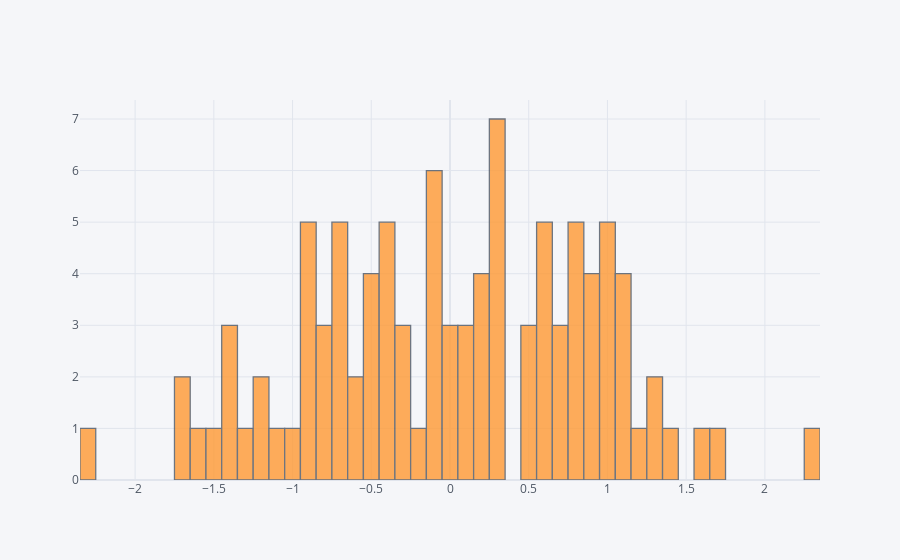

Write notebook code for a chart like this one.
### Code cell
df['A'].iplot(kind='hist',bins=50)

### Figure 1 — Plotly figure (JSON) as saved in the notebook; plotly's stock layout.template omitted (floating-point values rounded to 4 significant figures)
{"data": [{"histfunc": "count", "histnorm": "", "marker": {"color": "rgba(255, 153, 51, 1.0)", "line": {"color": "#4D5663", "width": 1.3}}, "name": "A", "nbinsx": 50, "opacity": 0.8, "orientation": "v", "type": "histogram", "x": [-0.3927, 0.7565, 0.1252, 0.5017, -0.7786, -1.594, 2.299, -0.1421, -0.6609, 0.3361, -0.1232, -0.4514, -0.6689, -0.6286, -0.4789, -0.4138, -1.368, -0.802, 0.7853, 0.0456, -1.697, 0.7427, 0.5739, 1.22, 0.6397, 0.6534, 1.096, 0.2681, -1.367, 0.198, -0.5102, 1.449, 1.33, -0.6522, 0.6333, -1.142, -0.8668, 0.2138, 0.1489, 1.028, 1.68, -0.4125, -0.1444, -0.09848, -1.525, -0.4004, 0.9274, 0.8835, -0.05584, -0.3122, 0.1567, 0.7945, 0.2693, -0.6839, -1.675, 0.7437, -1.396, 1.123, 1.026, 0.9711, -0.9678, -1.3, 1.109, -0.8018, -0.04805, -0.923, 0.8966, -1.199, -0.5389, 0.167, -0.01072, 0.6234, -0.284, 0.2681, -0.8551, -0.3919, -0.7183, 1.324, -1.206, -0.1589, -0.1312, -0.9455, 0.8359, 0.5061, 0.4547, 0.1308, 1.047, -2.254, 1.09, 0.8201, 0.2617, 0.9439, 0.3339, -0.2754, -0.569, -0.8752, 0.2641, 0.9832, 0.6232, 1.562]}], "layout": {"barmode": "overlay", "legend": {"bgcolor": "#F5F6F9", "font": {"color": "#4D5663"}}, "paper_bgcolor": "#F5F6F9", "plot_bgcolor": "#F5F6F9", "title": {"font": {"color": "#4D5663"}}, "xaxis": {"gridcolor": "#E1E5ED", "showgrid": true, "tickfont": {"color": "#4D5663"}, "title": {"font": {"color": "#4D5663"}, "text": ""}, "zerolinecolor": "#E1E5ED"}, "yaxis": {"gridcolor": "#E1E5ED", "showgrid": true, "tickfont": {"color": "#4D5663"}, "title": {"font": {"color": "#4D5663"}, "text": ""}, "zerolinecolor": "#E1E5ED"}}}
